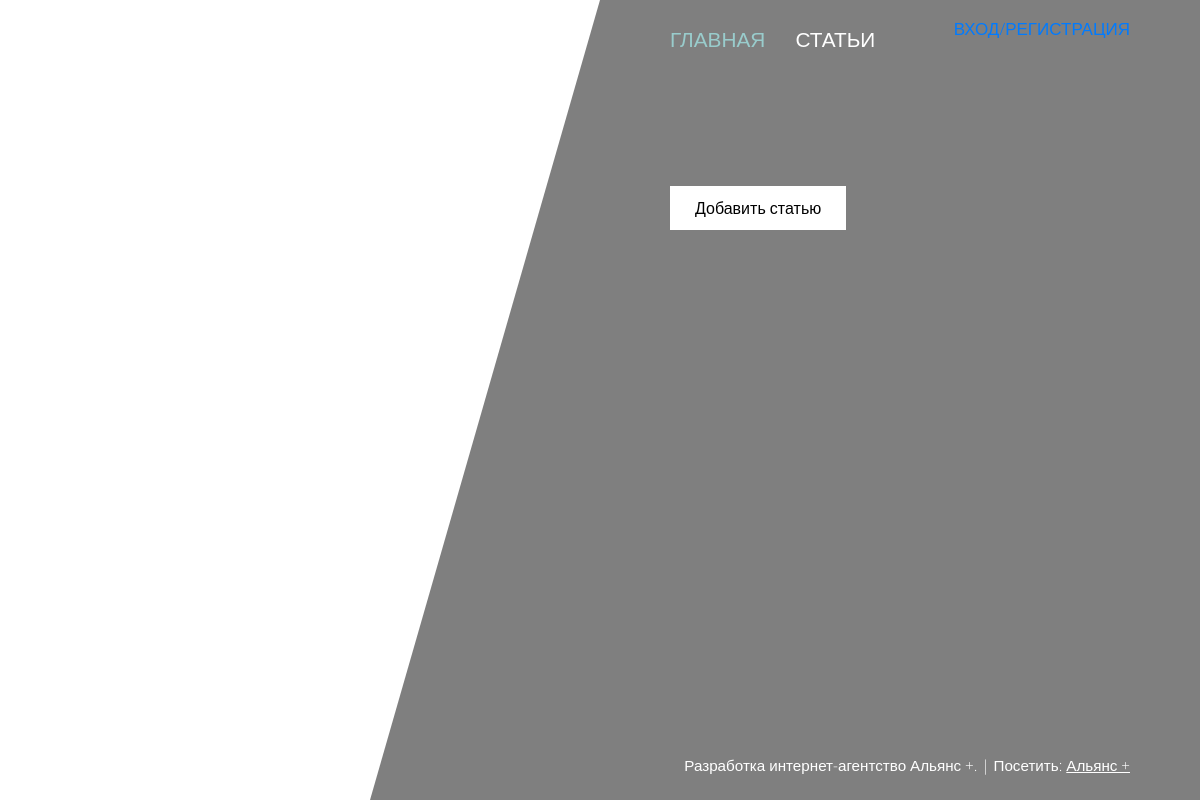
The app's page /newspost, older data.
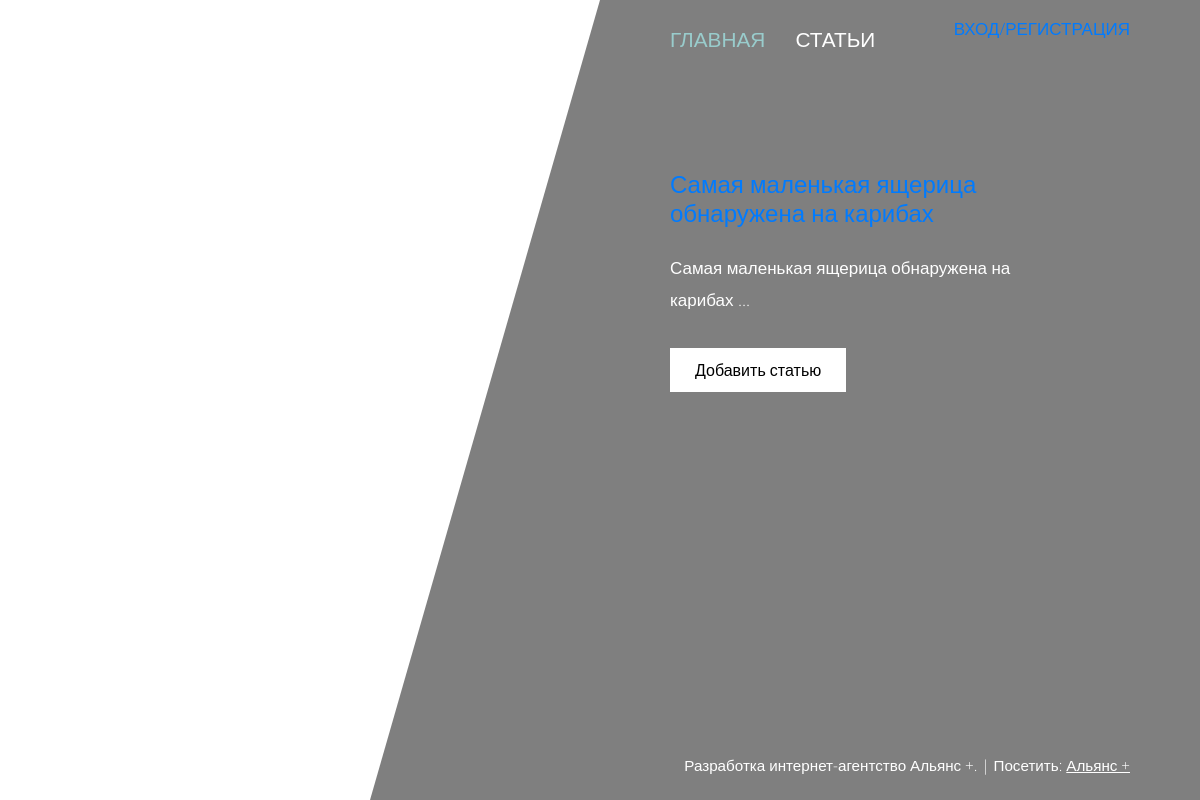
The same page, newer data.
### tables this page shows
CREATE TABLE news (
id integer PRIMARY KEY AUTOINCREMENT,
title text NOT NULL,
text text NOT NULL,
time integer NOT NULL
);

### FlaskSITE.py (the view)
@app.route('/newspost')
def newspost():
    db = get_db()
    dbase = FDataBase(db)
    return render_template('newspost.html', title='Статьи', posts=dbase.getPostsAnonce())

### FDataBase.py (called while the page is built)
    def getPostsAnonce(self):
        try:
            self.__cur.execute(f"SELECT id, title, text FROM news ORDER BY time DESC LIMIT 2")
            res = self.__cur.fetchall()
            if res: return res
        except sqlite3.Error as e:
            print("Ошибка получения статьи из базы данных" + str(e))
        return []

### FlaskSITE.py (called while the page is built)
def connect_db():
    conn = sqlite3.connect(app.config['DATABASE'])
    conn.row_factory = sqlite3.Row
    return conn

def get_db():
    if not hasattr(g, 'link_db'):
        g.link_db = connect_db()
    return g.link_db

@app.before_request
def before_request():
    global dbase
    db = get_db()
    dbase = FDataBase(db)

### templates/newspost.html (shortened to what this page needs)
{% extends 'base.html' %}
{% block title %}
<div class="tm-row">
    <main class="tm-col-right">
        <section class="tm-content">
            <div class="media my-3 mb-1">
                <div class="media-body tm-service-text">
                    {% for p in posts %}
                        <h2 class="mb-4 tm-content-title"><a href="{{ url_for('showPost', id_post=p.id)}}">{{p.title }}</a></h2>
                        <p>{{ p.text[:200] | safe }} ... </p>
                    {% endfor %}
                </div>
            </div>
            <a href="/add_article" class="btn btn-primary">Добавить статью</a>
        </section>
    </main>
</div>
{% endblock %}

### templates/base.html (shortened to what this page needs)
<!DOCTYPE html>
<html lang="ru">
<head>
    <link type="text/css" href="{{ url_for('static', filename='css/bootstrap.min.css')}}" rel="stylesheet" />
    <link type="text/css" href="{{ url_for('static', filename='fontawesome/css/all.min.css')}}" rel="stylesheet" />
    <link type="text/css" href="{{ url_for('static', filename='css/templatemo-diagoona.css')}}" rel="stylesheet" />
</head>
<body>
<div class="tm-container">
    <div>
        <div class="tm-row pt-3">
            <div class="tm-col-left">
                <div class="tm-site-header media">
                    <i class="fas fa-umbrella-beach fa-3x mt-1 tm-logo"></i>
                    <div class="media-body">
                        <h1 class="tm-sitename text-uppercase">TravelCOM</h1>
                        <p class="tm-slogon">Новые возможности!</p>
                    </div>
                </div>
            </div>
            <div class="tm-col-right">
                <nav class="navbar navbar-expand-lg" id="tm-main-nav">
                    <div class="collapse navbar-collapse tm-nav" id="navbar-nav">
                        <ul class="navbar-nav text-uppercase">
                            <li class="nav-item active">
                                <a class="nav-link tm-nav-link" href="/">Главная <span class="sr-only">(current)</span></a>
                            </li>
                            <li class="nav-item">
                                <a class="nav-link tm-nav-link" href="newspost">Статьи</a>
                            </li>
                            <li class="my-menu">
                                <a class="" href="registration">Вход/Регистрация</a>
                            </li>
                        </ul>
                    </div>
                </nav>
            </div>
        </div>
        {% block title %}{% endblock %}
    </div>
    <div class="tm-row">
        <div class="tm-col-right tm-col-footer">
            <footer class="tm-site-footer text-right">
                <p class="mb-0">Разработка интернет-агентство Альянс +.
                    | Посетить: <a rel="nofollow" target="_parent" href="https://alianscompany.ru/"
                                   class="tm-text-link | dec">Альянс +</a></p>
            </footer>
        </div>
    </div>
    <div class="tm-bg">
        <div class="tm-bg-left"></div>
        <div class="tm-bg-right"></div>
    </div>
</div>
</body>
</html>

### static/css/templatemo-diagoona.css (style rules this page uses)
body { font-family: 'Open Sans', Arial, sans-serif; font-size: 17px; font-weight: 300; overflow-x: hidden; color: white; background-color: #2C353C; background: url(diagoona-bg-3.jpg); }
a { transition: all 0.3s ease; text-decoration: none; }
ul { padding: 0; }
p { line-height: 1.9; }
.tm-logo { margin-right: 20px; }
.navbar-expand-lg { padding-left: 0; padding-right: 0; }
.navbar-expand-lg .navbar-nav .nav-link { padding: 0; }
.navbar-expand-lg .navbar-nav .tm-nav-link { font-size: 1.3rem; font-weight: 400; color: white; padding-bottom: 30px; }
.nav-item { margin-right: 60px; }
.nav-item.active .tm-nav-link, .nav-item:hover .tm-nav-link { color: #9CC; }
.tm-bg { position: absolute; left: 0; right: 0; width: 100%; height: 100%; display: flex; z-index: -1000; }
.tm-bg-left, .tm-bg-right { position: relative; width: 50%; height: 100%; }
.tm-bg-right { background-color: rgba(0,0,0,0.5); }
.tm-bg-left { border-right: 230px solid rgba(0,0,0,0.5); border-top: 100vh solid transparent; }
.tm-container { width: 100%; height: 100%; min-height: 100vh; position: relative; display: flex; flex-direction: column; justify-content: space-between; }
.tm-row { display: flex; }
.tm-col-left { width: 50%; height: 100%; padding-left: 40px; padding-right: 40px; }
.tm-col-right { width: 50%; height: 100%; padding-left: 70px; padding-right: 70px; }
.tm-content { max-width: 660px; margin-top: 50px; padding-right: 20px; }
.tm-content-title { font-size: 1.5rem; }
.btn { padding: 10px 25px; border-radius: 0; }
.btn-primary { background-color: white; color: black; border: 0; }
.tm-site-footer { padding: 40px 0 20px; max-width: 660px; font-size: 0.95rem; }
.tm-col-footer { padding-left: 0; }
.tm-text-link { color: white; }
.tm-service-text { max-width: 365px; }
@media (max-width: 1200px) { .nav-item { margin-right: 30px; } }
.my-menu { position: absolute; right: 0px; top:0px; }
.dec { text-decoration: underline; }

Row changes from the older to the newer data that the page shows:
added news: title "Самая маленькая ящерица обнаружена на карибах", text "Самая маленькая ящерица обнаружена на карибах"
